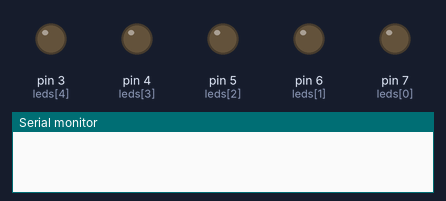
Recording of a sketch running on a simulated Arduino Uno, built with avr-gcc and run on an emulated ATmega328P. Parts: output pins drawn as LEDs (lit = HIGH), the last lines printed to the serial monitor.

Above: at 0.1 s.
At 5.1 s:
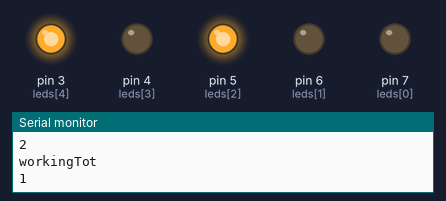
At 10.2 s:
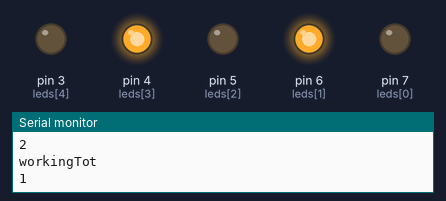
At 21.5 s:
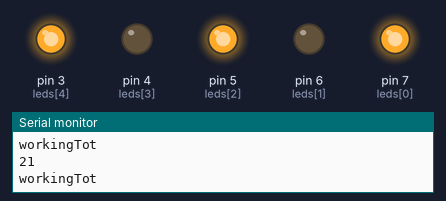
At 29.9 s:
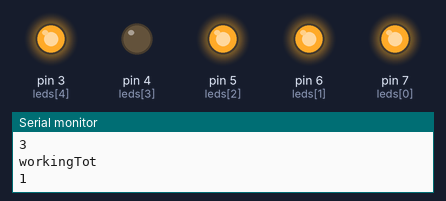
At 39.1 s:
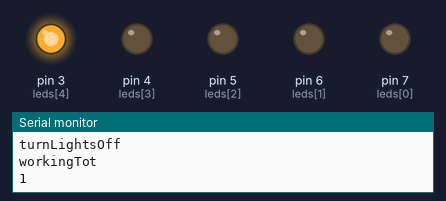
Timing chart, 0 to 40.0 s (numbered marks = the images above):
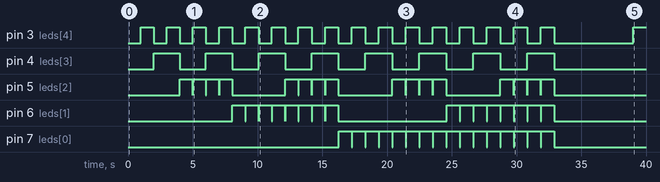

The sketch:

clock01.ino
```cpp
int leds [5] = {7, 6, 5, 4, 3 };           // the pin that the LED is attached to

int timer = 0;


void setup() {
  // put your setup code here, to run once:
  for (int i = 0; i < 5 ; i++)
  {
    pinMode(leds[i], OUTPUT);
  }
   Serial.begin(9600);

}

void loop() {
  // put your main code here, to run repeatedly:
  delay(1000);              // wait for a second
  timer++;
  Serial.println(timer);

  showTime();
}

void showTime()
{
    Serial.println("showTime");

   turnLightsOff();

  //  Convert to base 2
  int workingTot = timer;
  int bbase = 2;
  int currentLed = 4;
  while (workingTot > 0)
  {
        Serial.println("workingTot");
        Serial.println(workingTot);

    if (currentLed < 0)
    {
       resetMyTimer();
       break;
    }
    int remainder = workingTot % bbase;
    workingTot -= remainder;
    workingTot /= bbase;
    if (remainder > 0)
    {
      digitalWrite(leds[currentLed], HIGH);    // turn the LED off by making the voltage LOW
    }
    currentLed--;
  }

}

void resetMyTimer()
{
      Serial.println("resetMyTimer");

  turnLightsOff();
  timer = 0;
  delay (5000);
}

void turnLightsOff()
{
        Serial.println("turnLightsOff");
  for (int i = 0; i < 5 ; i++)
  {
    digitalWrite(leds[i], LOW);   // turn the LED on (HIGH is the voltage level)
  }
}
```

Measured:
- by itself, pin 3 (leds[4]): goes 15 × (HIGH 1.0 s, LOW 1.0 s), HIGH 1.0 s, LOW 6.1 s, then HIGH
- by itself, pin 4 (leds[3]): alternates HIGH for 2.1 s and LOW for 2.1 s, 16 changes in all, then stays LOW
- by itself, pin 5 (leds[2]): repeats every 8.2 s: 3 × (LOW 0.01 s, HIGH 1.0 s), LOW 4.1 s, HIGH 1.0 s
- by itself, pin 6 (leds[1]): goes 7 × (HIGH 1.0 s, LOW 0.02 s), HIGH 1.0 s, LOW 8.4 s, 7 × (HIGH 1.0 s, LOW 0.03 s), HIGH 1.0 s, then LOW
